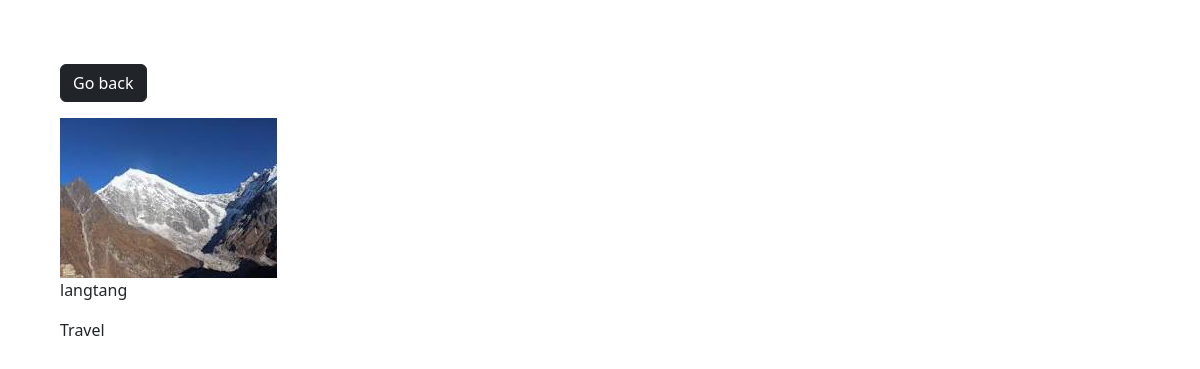
Screenshot of /photo/4 with the database file from the repository.
### photos/models.py (models this page shows, shortened)
class Photo(models.Model):
    category=models.ForeignKey('Category', on_delete=models.SET_NULL, null=True, blank=True)
    image=models.ImageField(null=True,blank=True)
    description=models.CharField(max_length=200,null=False,blank=False)

class Category(models.Model):
    name=models.CharField(max_length=200, null=False,blank=False)

### photos/views.py (the view)
# urls.py: path('photo/<str:pk>', views.viewPhoto, name='photo'),
def viewPhoto(request, pk):
    photo = Photo.objects.get(id=pk)
    return render(request, 'photos/photo.html', {'photo': photo})

### photos/templates/photos/photo.html (shortened to what this page needs)
<!DOCTYPE html>
<html>
<head>
<head>
    <link href="https://cdn.jsdelivr.net/npm/bootstrap@5.3.0-alpha1/dist/css/bootstrap.min.css" rel="stylesheet">
  </head>
<body class="m-5">
<div class="container">
    <div class="row justify-content--center">
        <div class="col">
            <div class="col">
                <a href="{% url 'gallery' %}" class="btn btn-dark my-3">Go back</a>
                <div style="height:90vh;">
                    <img style="max-width:200%; max-height:200%;" src="{{photo.image.url}}">
                     <p>{{photo.description}}</p>
                     <p>{{photo.category.name}}</p>
                </div>
        </div>
    </div>
</div>
    </body>
</html>

### rows the page displays
Photo: image (picture), description "langtang", category.name "Travel"
